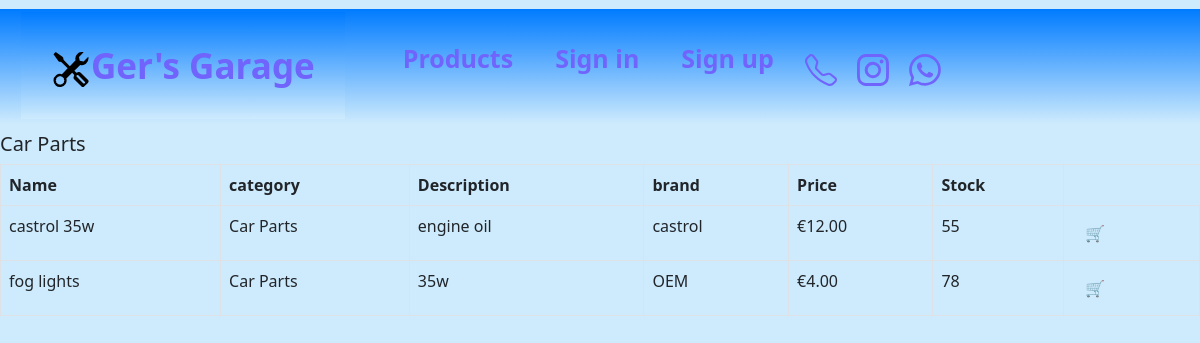
The page /Products/categories/2 on the database its author committed.
### Products/models.py (models this page shows, shortened)
class Category(models.Model):
    name = models.TextField(max_length=25, default='')

class Product(models.Model):
    name = models.TextField(max_length=25, default='')
    description = models.TextField(max_length=100, default='')
    brand = models.TextField(max_length=25, default='')
    price = models.DecimalField(max_digits=10, decimal_places=2)
    picture = models.ImageField(upload_to='images/', blank=True)
    category = models.ForeignKey(Category, null=True, blank=True, on_delete=models.CASCADE)
    stock = models.IntegerField()

### Products/views.py (the view)
def ListByCat(request,id):#when a category is selected the product fields are filtered to only allow the products of the selected category are shown
    category = Category.objects.get(id=id)
    products = Product.objects.filter(category_id = category.id)
    return render(request, 'categories.html', {'Category': category,'products':products})

### Products/template/categories.html
{% extends 'index.html' %}
{% block content %}
    <h1>{{Category.name}}</h1>
<table class="table table-bordered table-hover table-condensed">
        <thead>
         <tr>
                <th>Name</th>
                <th>category</th>
                <th>Description</th>
                <th>brand</th>
                <th>Price</th>
                <th>Stock</th>
            </tr>
        </thead>
        <tbody>
            {% for product in products %}
            <tr>
                <td>{{product.name}}</td>
                <td>{{product.category.name}}</td>
                <td>{{product.description}}</td>
                <td>{{product.brand}}</td>
                <td>&euro;{{product.price}}</td>
                <td>{{product.stock}}</td>
                {% if product.stock > 0 %}
                <td><a href="{% url 'add_cart' product.id %}" class="btn btn-default btn-xs">🛒</a></td>
                {% else %}
                <td>
                    <a href="{% url 'add_cart' product.id %}" class="btn btn-default btn-xs">
                        🛒
                    </a>
                </td>
                {% endif %}
            </tr>
            {% endfor %}
        </tbody>
    </table>
{% endblock %}

### static/style.css (style rules this page uses)
body { background-color: #ceebfd; }
a { font-size:25px; color:#7064fc; text-decoration: none; font-weight: bold; }
h1 { font-size:20px; }

### rows shown on the page
Category: name "Car Parts"
Product: name "castrol 35w", category.name "Car Parts", description "engine oil", brand "castrol", price "12.00", stock "55"
Product: name "fog lights", category.name "Car Parts", description "35w", brand "OEM", price "4.00", stock "78"
